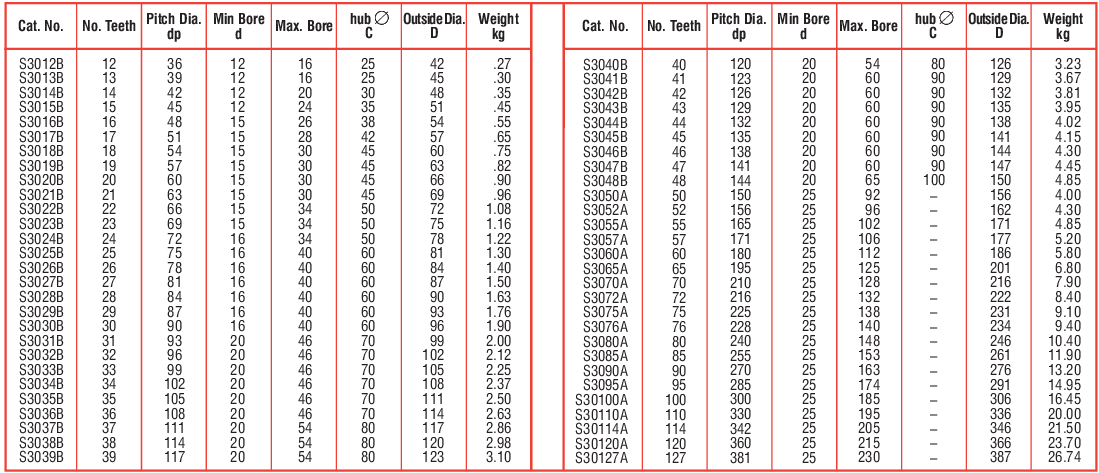
#> input picture core/table2.png, 1099 x 473 px
$ python CellExtractor.py   (Python 2 division)   (older library calls are emulated)
#> lines starting #> are read from the running program, lines starting #| are printed output that depends on the picture; after the words box and inside, x2 and y2 are one past the last pixel; in counts of white or black regions, pixels touching at a corner belong together
import cv2
import numpy as np


class Tree(object):
    def __init__(self, data, pos, depth, start_line):
        self.data = data
        self.position = pos
        self.start_line = start_line
        self.depth = depth
        self.forest = []

    @staticmethod
    def __in_interval(a,b,c):
        if b <= a <= c:
            return True
        else:
            return False
        pass

    def intersection(self, b):
        inter = [0,0]
        if Tree.__in_interval(self.data[0], b[0], b[1]):
            inter[0] = self.data[0]
        elif Tree.__in_interval(b[0], self.data[0], self.data[1]):
            inter[0] = b[0]
        if Tree.__in_interval(self.data[1], b[0], b[1]):
            inter[1] = self.data[1]
        elif Tree.__in_interval(b[1], self.data[0], self.data[1]):
            inter[1] = b[1]
        return inter

    def intersect(self,tree):
        if self.intersection(tree.data) != [0,0]:
            return True
        else:
            return False

    def grow_forest(self, datas):
        for i in range(len(datas)):
            _intersection = self.intersection(datas[i][0])
            if _intersection != [0,0]:
                self.forest.append(Tree(_intersection,[self.position[0],datas[i][1][1]],self.depth+1,self.start_line))
                pass
        pass

    def is_leaf(self):
        if self.forest == []:
            return True
        else:
            return False

    def return_leafs(self,leaf_list):
        if not self.is_leaf():
            for son in self.forest:
                son.return_leafs(leaf_list)
        else:
            leaf_list.append(self)
        pass

    @staticmethod
    def recursive(tree, layout, line_number):
        length = len(layout)
        if line_number >= length:
            return 0
        else:
            tree.grow_forest(layout[line_number][1])
            for son in tree.forest:
                Tree.recursive(son, layout, line_number+1)


class CellExtractor(object):
    def __init__(self):
        pass

    # [31 lines left out: functions preprocess, skeleton, not called in this run]

    @staticmethod
    def local_projection(img):
        h, w = img.shape
        x = np.zeros(h)
        y = np.zeros(w)
        for i in range(h):
            for j in range(w):
                if img[i][j] == 255:
                    x[i] += 1
                    y[j] += 1
        return x, y

    # [8 lines left out: function remove_lines, not called in this run]

    @staticmethod
    def __ouverture(matrice,kernel, itera):
        matriceTmp = cv2.erode(matrice, kernel, iterations=itera)
        return cv2.dilate(matriceTmp, kernel, iterations=itera)

    @staticmethod
    def __fermeture(matrice,kernel, itera):
        matriceTmp = cv2.dilate(matrice, kernel, iterations=itera)
        return cv2.erode(matriceTmp, kernel, iterations=itera)

    @staticmethod
    def remove_lines_2(img):
        height, width, channels = img.shape
        gray = cv2.cvtColor(img, cv2.COLOR_BGR2GRAY)
        ret, matrice = cv2.threshold(gray,150,255,cv2.THRESH_BINARY)
        matrice = cv2.Laplacian(matrice, cv2.CV_8U)

        kernel = np.matrix('1; 1; 1')
        matriceVerti = CellExtractor.__ouverture(matrice,kernel,10)
        kernel = np.matrix('1 1 1')
        matriceVerti = CellExtractor.__fermeture(matriceVerti,kernel,1)

        kernel = np.matrix('1 1 1')
        matriceHori = CellExtractor.__ouverture(matrice,kernel,10)
        kernel = np.matrix('1; 1; 1')
        matriceHori = CellExtractor.__fermeture(matriceHori,kernel,1)

        for y in range(0,height):
            for x in range(0,width):
                if x == 0 or x == width-1 or y == 0 or y == height-1:
                    matrice[y][x] = 0
                else:
                    matrice[y][x] -= min(int(matriceVerti[y][x]) + int(matriceHori[y][x]),255)
                pass
            pass
        retval , matrice = cv2.threshold(matrice,125,255,cv2.THRESH_BINARY)
        return matrice

    # [23 lines left out: functions clear_thin, clean_img, not called in this run]

    @staticmethod
    def find_empty_spaces(layout, seuil):
        start, stop, res = 0, 0, []
        for i in range(len(layout)):
            if layout[i] != 0 and start != 0:
                stop = i
            if layout[i] == 0 and start == 0:
                start = i
            val = (stop - start)
            if val > 0:
                if val >= seuil:
                    res.append((start,stop))
                start, stop = 0, 0
        # Checks for possible empty spaces at the right extremity of the image
        if len(layout) - start > 0 and len(layout) - start >= seuil:
            res.append((start, len(layout)))
        return res

    # works with an array of tuple [(val1, val2) ... ]
    @staticmethod
    def threshold_spacing(vector):
        var, mean = [], 0
        for i in range(len(vector)):
            var.append(vector[i][1] - vector[i][0])
            mean += vector[i][1] - vector[i][0]
        retval = np.sqrt(np.var(var))
        #retval = (mean / len(vector))
        return retval

    # works with an array of tuple [(val1,val2) ... ]
    @staticmethod
    def threshold(vector, thr, thresh):
        # returns array of tuple [(val1,val2), ...]
        for i in range(len(vector)):
            if vector[i][1] - vector[i][0] > thresh:
                thr.append(True)
            else:
                thr.append(False)

    @staticmethod
    def create_layout(img):
        x, y = CellExtractor.local_projection(img)
        return CellExtractor.fill_layout(img, x, 0), CellExtractor.fill_layout(img, y, 1)

    @staticmethod
    def fill_layout(img, projection, direction):
        layout, spacing = [], CellExtractor.find_empty_spaces(projection, 1)
        thresh = []
        mean = CellExtractor.threshold_spacing(spacing)
        CellExtractor.threshold(spacing, thresh, mean)
        # left margin
        #layout.append((spacing[0], []))
        for i in range(0,len(spacing)):
            if thresh[i]:
                layout.append((spacing[i], []))
        # right margin
        #layout.append((spacing[-1], []))
        for i in range(len(layout)-1):
            line_one = (layout[i][0][0] + layout[i][0][1])/2
            if direction == 0:
                line_two = (layout[i+1][0][0] + layout[i+1][0][1])/2
                local_x, local_y = CellExtractor.local_projection(img[line_one:line_two, :])
                #show(img[line_one:line_two, :])
                local_projection = local_y
                pass
            else:
                line_two = (layout[i+1][0][0] + layout[i+1][0][1])/2
                local_x, local_y = CellExtractor.local_projection(img[:, line_one:line_two])
                local_projection = local_x
                pass
            CellExtractor.fill_spacing_arrays(local_projection, layout[i], line_one, line_two)
        return layout

    @staticmethod
    def fill_spacing_arrays(projection, vector, line_one, line_two):
        white_spacing = CellExtractor.find_empty_spaces(projection, 1)
        if len(white_spacing) == 0:
            return
        mean = CellExtractor.threshold_spacing(white_spacing)
        # threshold white spaces :
        thresh = []
        # Add first white space (usually corresponds to the left margin
        #vector[1].append((white_spacing[0], [line_one, line_two]))
        CellExtractor.threshold(white_spacing, thresh, mean)
        for i in range(0, len(white_spacing)):
            if thresh[i]:
                vector[1].append((white_spacing[i],[line_one, line_two]))
        # add right margin
        #vector[1].append((white_spacing[-1], [line_one, line_two]))


def show(img):
    cv2.imshow("image",img)
    cv2.waitKey()


def _find(layout,starting_line):
    if not layout:
        return []
    tree = [Tree(layout[starting_line][1][i][0], layout[starting_line][1][i][1], 0, starting_line) for i in range(len(layout[starting_line][1]))]
    leaf_list = []
    for i in range(len(tree)):
        Tree.recursive(tree[i], layout, 1)
        tree[i].return_leafs(leaf_list)
    return leaf_list
    pass


# [20 lines left out: function _find_all, not called in this run]


def _draw(leaf_list, img, direction):
    for leaf in leaf_list:
        #print("line depth : "+str(leaf.depth)+", interval : "+str(leaf.data)+", pos : "+str(leaf.position))
        if leaf.depth < 0:
            continue
        line = (leaf.data[0] + leaf.data[1])/2
        if direction == 0:
            img[leaf.position[0]:leaf.position[1],line] = 255
            pass
        else:
            img[line,leaf.position[0]:leaf.position[1]] = 255
            pass
    pass


class SubImage(object):
    def __init__(self, img, top, bot):
        self.img = img[top[0]:bot[0], top[1]:bot[1]]
        self.top_corner = top
        self.bot_corner = bot
        self.x_layout, self.y_layout = CellExtractor.create_layout(self.img)
        self.x_leaf, self.y_leaf = SubImage._find_all(self.x_layout), SubImage._find_all(self.y_layout)
        self.change_reference()
        pass

    @staticmethod
    def _find_all(layout):
        leafs = []
        for i in range(len(layout)):
            leafs += _find(layout,i)
        # clean leaf list
        terminate, index = False, 0
        while not terminate:
            terminate = True
            for i in range(index + 1,len(leafs)):
                if leafs[index].intersect(leafs[i]):
                    leafs[i].depth = -1
                    terminate = False
                    pass
            index += 1
            pass
        retval = []
        for leaf in leafs:
            if leaf.depth != -1:
                retval.append(leaf)
        return retval

    # [15 lines left out: function _find, not called in this run]

    def change_reference(self):
        for e in self.x_leaf:
            e.data = list(e.data)
            e.position[0] += self.top_corner[0]
            e.position[1] += self.top_corner[0]
            e.data[0] += self.top_corner[1]
            e.data[1] += self.top_corner[1]
        for e in self.y_leaf:
            e.data = list(e.data)
            e.position[0] += self.top_corner[1]
            e.position[1] += self.top_corner[1]
            e.data[0] += self.top_corner[0]
            e.data[1] += self.top_corner[0]
        pass

    def return_leafs(self):
        return self.x_leaf, self.y_leaf
        pass


class Dichotomy(object):
    def __init__(self, img):
        self.img = img
        self.lines, self.columns = [], []
        self.x_leafs, self.y_leafs = [], []
        self.x_ret, self.y_ret = [], []
        self.chunk_computation()
        pass

    def compute(self):
        x, y = CellExtractor.local_projection(img)
        v_spacing, h_spacing = CellExtractor.find_empty_spaces(x, 1), CellExtractor.find_empty_spaces(y, 1)
        v_thresh, h_thresh = [], []
        CellExtractor.threshold(v_spacing, v_thresh, CellExtractor.threshold_spacing(v_spacing))
        CellExtractor.threshold(h_spacing, h_thresh, CellExtractor.threshold_spacing(h_spacing))
        for i in range(len(v_thresh)):
            if v_thresh[i]:
                self.lines.append(v_spacing[i])
        for i in range(len(h_thresh)):
            if h_thresh[i]:
                self.columns.append(h_spacing[i])
        pass

    def chunk_computation(self):
        self.compute()
        for i in range(len(self.lines)-1):
            for j in range(len(self.columns)-1):
                top = [(self.lines[i][0]+self.lines[i][1])/2, (self.columns[j][0]+self.columns[j][1])/2]
                bot = [(self.lines[i+1][0]+self.lines[i+1][1])/2,(self.columns[j+1][0]+self.columns[j+1][1])/2]
                x, y = SubImage(self.img, top, bot).return_leafs()
                self.x_leafs += x
                self.y_leafs += y

                #_draw(x,img,0)
                #_draw(y,img,1)
                #show(img[top[0]:bot[0],top[1]:bot[1]])

                pass
            pass
        # Loop through x_leafs and y_leafs to find lines or columns that intersect, then merge them
        terminate, index = False, 0
        while not terminate:
            terminate = True
            for i in range(index + 1, len(self.x_leafs)):
                inters = self.x_leafs[index].intersection(self.x_leafs[i].data)
                if inters != [0, 0] and self.x_leafs[i].depth != -1:
                    self.x_leafs[i].depth = -1
                    # merge intersection
                    self.x_leafs[index].data = inters
                    self.x_leafs[index].position = [self.x_leafs[index].position[0], self.x_leafs[i].position[1]]
                    terminate = False
                    pass
            index += 1
            pass
        # clean x_lefs
        for leaf in self.x_leafs:
            if leaf.depth != -1:
                self.x_ret.append(leaf)
        # loop through y leafs
        terminate, index = False, 0
        while not terminate:
            terminate = True
            for i in range(index + 1, len(self.y_leafs)):
                inters = self.y_leafs[index].intersection(self.y_leafs[i].data)
                if inters != [0, 0] and self.y_leafs[i].depth != -1:
                    self.y_leafs[i].depth = -1
                    # merge intersection
                    self.y_leafs[index].data = inters
                    self.y_leafs[index].position = [self.y_leafs[index].position[0], self.y_leafs[i].position[1]]
                    terminate = False
                    pass
            index += 1
            pass
        # clean y_lefs
        for leaf in self.y_leafs:
            if leaf.depth != -1:
                self.y_ret.append(leaf)
        print(self.y_ret[0].data)
    pass


if __name__ == '__main__':
    # Trials
    raw = cv2.imread("core/table2.png")
#> raw is the input picture: shape (473, 1099, 3); mean B, G, R 230.9, 231.2, 238.4
    # [7 lines of commented-out code are left out]
    img = CellExtractor.remove_lines_2(raw)
#> in remove_lines_2, `gray = cv2.cvtColor(img, cv2.COLOR_BGR2GRAY)`:
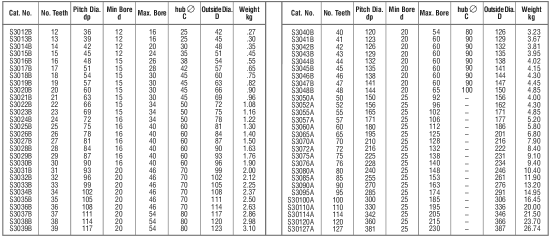
#> gray: shape (473, 1099) (shown at 1/2 size); min 32, max 255, mean 233.3
#> in remove_lines_2, `ret, matrice = cv2.threshold(gray,150,255,cv2.THRESH_BINARY)`:
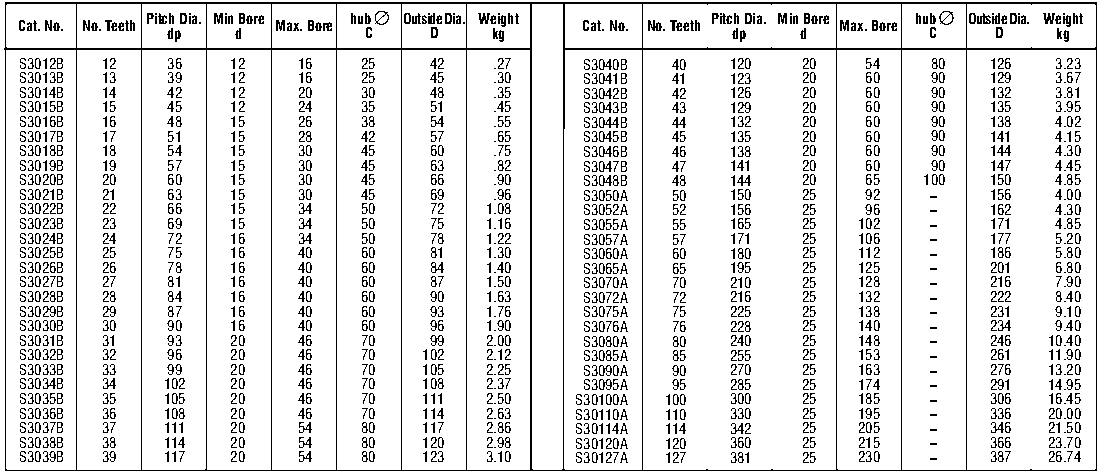
#> matrice: shape (473, 1099); 89.7% white; black in thin lines or dots
#> call 2 of __fermeture, with kernel = array of shape (3, 1), itera = 1
#> in __fermeture (call 2), `matriceTmp = cv2.dilate(matrice, kernel, iterations=itera)`:
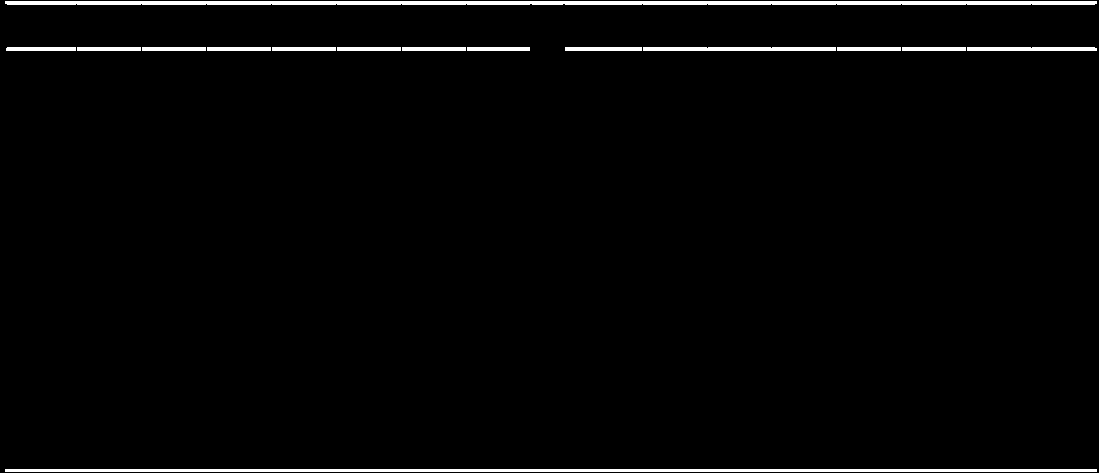
#> matriceTmp: shape (473, 1099); 2.3% white; 15 white regions, largest, box (x1, y1, x2, y2) and area: (5, 1, 1097, 5) 4346, (5, 469, 1097, 472) 3276, (643, 47, 836, 51) 770
#> after the loop in remove_lines_2, `for y in range(0,height):`:
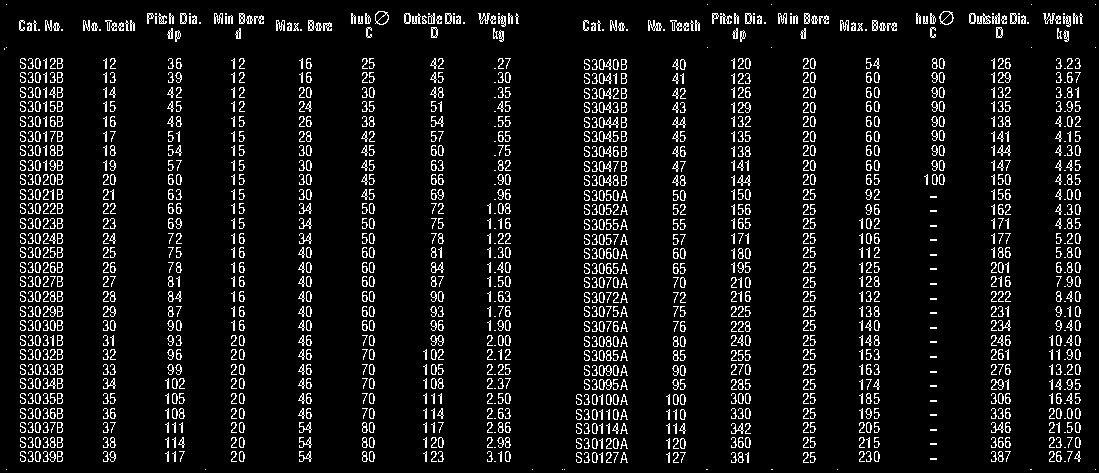
#> matrice: shape (473, 1099); 7.6% white in thin lines or dots

    layout = Dichotomy(img)
#> in compute, `x, y = CellExtractor.local_projection(img)`: x = 473 values, max 448 at index 23, min 0 at index 0, mean 83.49; y = 1099 values, max 316 at index 57, min 0 at index 0, mean 35.93
#> the loop in find_empty_spaces, `for i in range(len(layout)):` made 473 passes
#> val on passes 5, 12, 48, 59: 3, 6, 5, 8
#> after the loop in find_empty_spaces, `for i in range(len(layout)):`: res = 32 pairs, first value 1 to 463, second value 4 to 469
#> the loop in find_empty_spaces (call 2), `for i in range(len(layout)):` made 1099 passes
#> val on passes 5, 7, 20, 28: 3, 1, 12, 1
#> in compute, `v_spacing, h_spacing = CellExtractor.find_empty_spaces(x, 1), CellExtr..`: v_spacing = 33 pairs, first value 1 to 470, second value 4 to 473; h_spacing = 83 pairs, first value 1 to 1096, second value 4 to 1099
#> the loop in threshold_spacing, `for i in range(len(vector)):` made 33 passes
#> mean on passes 1 to 4: 3, 9, 14, 22
#> after the loop in threshold_spacing, `for i in range(len(vector)):`: mean = 101; var = 33 values, max 8 at index 3, min 2 at index 4, mean 3.06
#> in threshold_spacing, `retval = np.sqrt(np.var(var))`: retval = 1.32
#> the loop in threshold, `for i in range(len(vector)):` made 33 passes
#> after the loop in threshold, `for i in range(len(vector)):`: thr = 33 items, first 6: True, True, True, True, True, True
#> the loop in threshold_spacing (call 2), `for i in range(len(vector)):` made 83 passes
#> mean on passes 1 to 4: 3, 4, 16, 17
#> the loop in threshold (call 2), `for i in range(len(vector)):` made 83 passes
#> after the loop in compute, `for i in range(len(v_thresh)):`: self.lines has the same summary as v_spacing
#> after the loop in compute, `for i in range(len(h_thresh)):`: self.columns = [(7, 19), (63, 83), (135, 147), (206, 214), (264, 276), (332, 351), (389, 404), (465, 478), (519, 532), (533, 562), (565, 576), (628, 648), (700, 706), (829, 837), (897, 916), (954, 969), (1032, 1043), (1083, 1095)]
#> the loop in chunk_computation, `for i in range(len(self.lines)-1):` made 32 passes
#> the loop in chunk_computation, `while not terminate:` made 2 passes
#| [5, 8]
    print("x_leafs : "+str(len(layout.x_ret))+", y_leafs : "+str(len(layout.y_ret)))
#| x_leafs : 647, y_leafs : 774

    for e in layout.x_ret:
        print("data "+str(e.data)+", pos "+str(e.position))
#> this loop made 647 passes
#| data [14, 19], pos [14, 449]
#| data [40, 45], pos [14, 37]
#> (further printed lines are left out)
    print("###########")
    for e in layout.y_ret:
        print("data "+str(e.data)+", pos "+str(e.position))

    _draw(layout.x_ret,img,0)
#> after the loop in _draw, `for leaf in leaf_list:`:
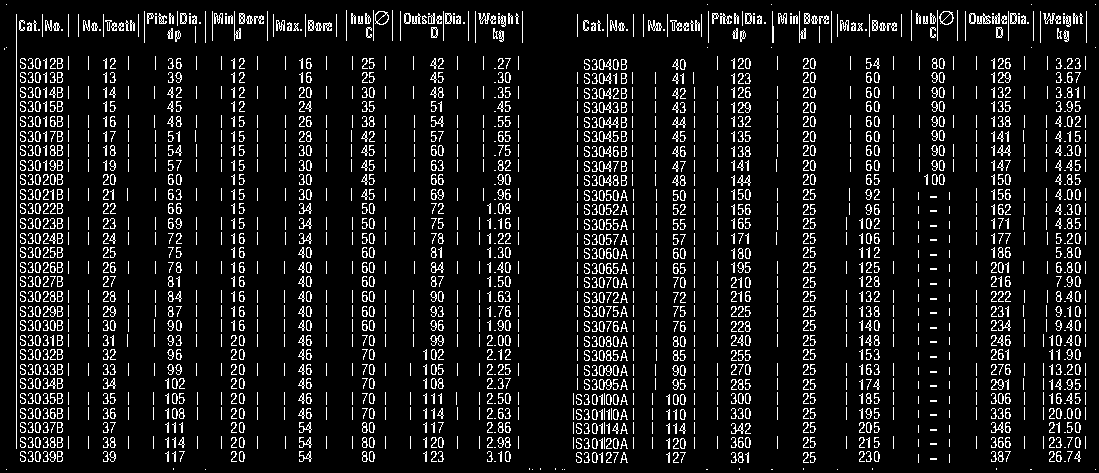
#> img: shape (473, 1099); 9.3% white in thin lines or dots
    _draw(layout.y_ret,img,1)
#> call 2 of _draw, with direction = 1
#> after the loop in _draw (call 2), `for leaf in leaf_list:`:
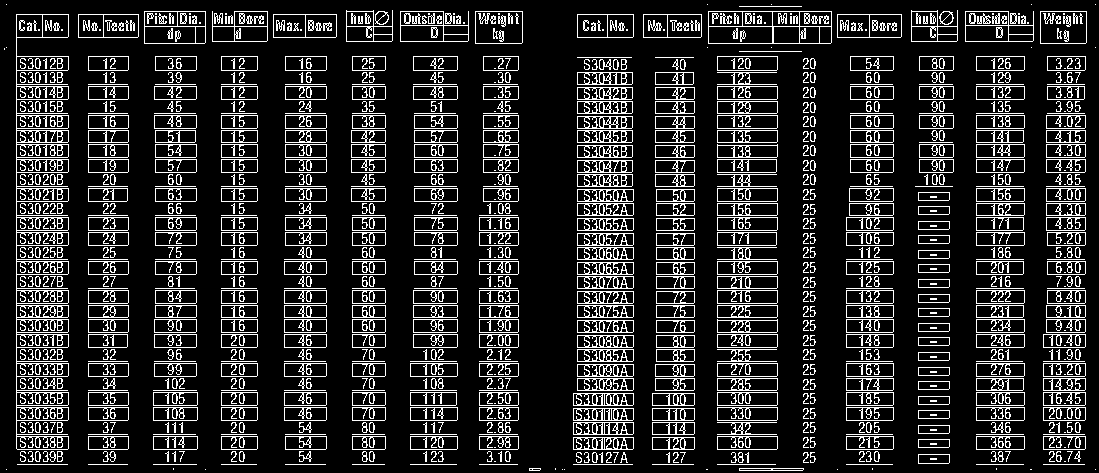
#> img: shape (473, 1099); 15.8% white in thin lines or dots

    cv2.imwrite("output.png",img)

    show(img)

    exit()
#> (the program exits here)
